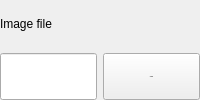
                  <widget class="QFrame" name="frIES_2">
                   <property name="sizePolicy">
                    <sizepolicy hsizetype="Preferred" vsizetype="Fixed">
                     <horstretch>0</horstretch>
                     <verstretch>0</verstretch>
                    </sizepolicy>
                   </property>
                   <layout class="QVBoxLayout" name="verticalLayout_3">
                    <property name="margin">
                     <number>0</number>
                    </property>
                    <item>
                     <widget class="QLabel" name="label_9">
                      <property name="text">
                       <string>Image file</string>
                      </property>
                     </widget>
                    </item>
                    <item>
                     <widget class="QFrame" name="frame_2">
                      <property name="sizePolicy">
                       <sizepolicy hsizetype="Preferred" vsizetype="Minimum">
                        <horstretch>0</horstretch>
                        <verstretch>0</verstretch>
                       </sizepolicy>
                      </property>
                      <layout class="QHBoxLayout" name="horizontalLayout_3">
                       <property name="margin">
                        <number>0</number>
                       </property>
                       <item>
                        <widget class="QLineEdit" name="imageFile">
                         <property name="sizePolicy">
                          <sizepolicy hsizetype="Preferred" vsizetype="Preferred">
                           <horstretch>0</horstretch>
                           <verstretch>0</verstretch>
                          </sizepolicy>
                         </property>
                         <property name="font">
                          <font>
                           <family>Helvetica Neue</family>
                           <pointsize>-1</pointsize>
                          </font>
                         </property>
                         <property name="maxLength">
                          <number>512</number>
                         </property>
                         <property name="readOnly">
                          <bool>false</bool>
                         </property>
                        </widget>
                       </item>
                       <item>
                        <widget class="QPushButton" name="btnImageFile">
                         <property name="sizePolicy">
                          <sizepolicy hsizetype="Preferred" vsizetype="Minimum">
                           <horstretch>0</horstretch>
                           <verstretch>0</verstretch>
                          </sizepolicy>
                         </property>
                         <property name="minimumSize">
                          <size>
                           <width>30</width>
                           <height>0</height>
                          </size>
                         </property>
                         <property name="maximumSize">
                          <size>
                           <width>16777215</width>
                           <height>16777215</height>
                          </size>
                         </property>
                         <property name="font">
                          <font>
                           <family>Helvetica Neue</family>
                           <pointsize>-1</pointsize>
                          </font>
                         </property>
                         <property name="text">
                          <string>Change</string>
                         </property>
                         <property name="flat">
                          <bool>false</bool>
                         </property>
                        </widget>
                       </item>
                      </layout>
                     </widget>
                    </item>
                   </layout>
                  </widget>
